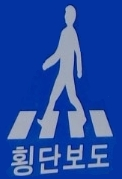
#> input picture sign/stop.jpg, 122 x 179 px
$ python sign.py   (Python 2 division)
#> lines starting #> are read from the running program, lines starting #| are printed output that depends on the picture
import cv2
import numpy as np
import time

# [89 lines left out: functions reject_outliers, sign_detect, not called in this run]

def findColor(hsv_image, lower, upper):
    mask = cv2.inRange(hsv_image, lower, upper)
    return mask


face_stop = cv2.imread('./sign/stop.jpg',0)
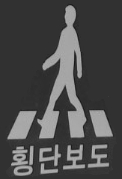
#> face_stop: shape (179, 122); min 22, max 182, mean 74.4
face_parking = cv2.imread('./sign/parking.jpg',0)
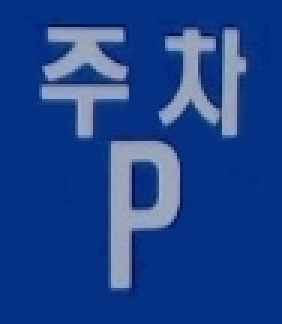
#> input picture sign/parking.jpg, 94 x 108 px (shown 3 times larger)
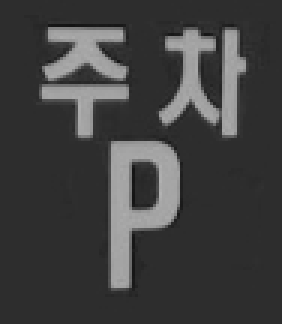
#> face_parking: shape (108, 94) (shown 3 times larger); min 19, max 178, mean 63.9
face_uturn = cv2.imread('./sign/uturn.jpg',0)
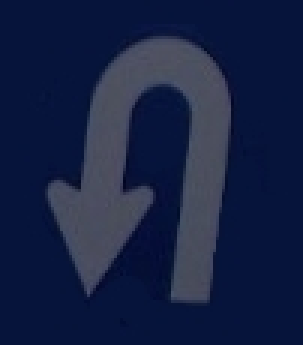
#> input picture sign/uturn.jpg, 101 x 115 px (shown 3 times larger)
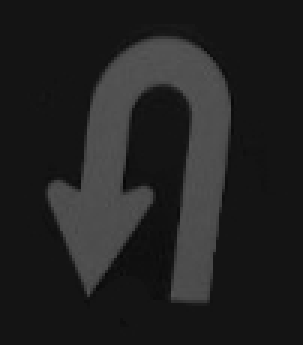
#> face_uturn: shape (115, 101) (shown 3 times larger); min 6, max 87, mean 33.4

#> (the run stopped early here; a loop or call above may not have finished)
